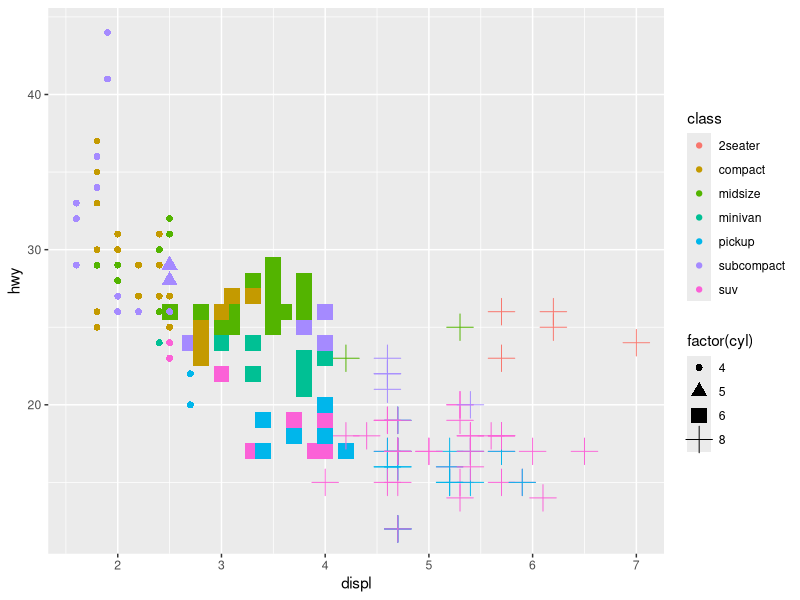

Generate this figure with R:
library(ggplot2)
library(tidyverse)
library(magrittr)

# code snippets from https://homepage.divms.uiowa.edu/~luke/classes/STAT4580/ggplot.html

mpg %>% ggplot() + 
  geom_point() +
  aes(x = displ, 
      y=hwy, 
      color=class, 
      shape=factor(cyl),
      size=factor(cyl)
      )




(ms <- mutate(faithful,
              type = ifelse(eruptions < 3,
                            "short",
                            "long")) |>
    group_by(type) |>
    summarize(mean = mean(eruptions),
              sd = sd(eruptions),
              n = n()) |>
    mutate(p = n / sum(n)))
f <- function(x)
  ms$p[1] * dnorm(x, ms$mean[1], ms$sd[1]) +
  ms$p[2] * dnorm(x, ms$mean[2], ms$sd[2])

#p + stat_function(fun = f, color = "red")

